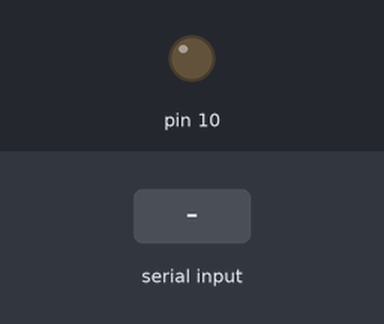
Bench run of a sketch on a simulated Arduino Uno, built with avr-gcc and run on an emulated ATmega328P. Parts: output pins drawn as LEDs (lit = HIGH). The inputs (shaded band) are chosen by the test bench.

Above: at 1.2 s.
1.3 s: "1" received over Serial
At 2.6 s:
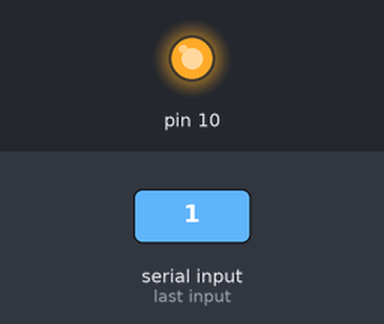
Timing chart, 0 to 4.3 s (numbered marks = the images above; inputs shaded):
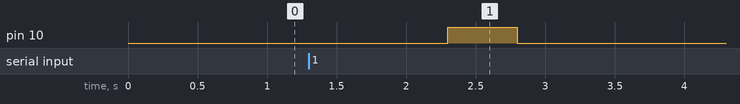

The sketch:

master_6.ino
```cpp
#include <SPI.h>
char f[5]="Jake\n";
String a;
int str_len;
void setup (void)
{
  Serial.begin(115200);
  digitalWrite(SS, HIGH);  // ensure SS stays high for now

  // Put SCK, MOSI, SS pins into output mode
  // also put SCK, MOSI into LOW state, and SS into HIGH state.
  // Then put SPI hardware into Master mode and turn SPI on
  SPI.begin ();

  // Slow down the master a bit
  SPI.setClockDivider(SPI_CLOCK_DIV8);

}  // end of setup


void loop (void)
{

  char c;
  char j [30];
  str_len=30;

  // enable Slave Select
  digitalWrite(SS, LOW);    // SS is pin 10
  while (Serial.available())
  {
    a = Serial.readString();
   // str_len=a.length();
  // char j [str_len];
    a.toCharArray(j,str_len);

  // send test string
  for ( char * p = j ; c = *p; p++)
    SPI.transfer (c);
  // disable Slave Select

  digitalWrite(SS, HIGH);
  delay (500);
  }// 1 seconds delay
}  // end of loop
```

Measured:
- after the input at 1.3 s, pin 10: LOW → HIGH after 1.0 s, → LOW 0.50 s later
